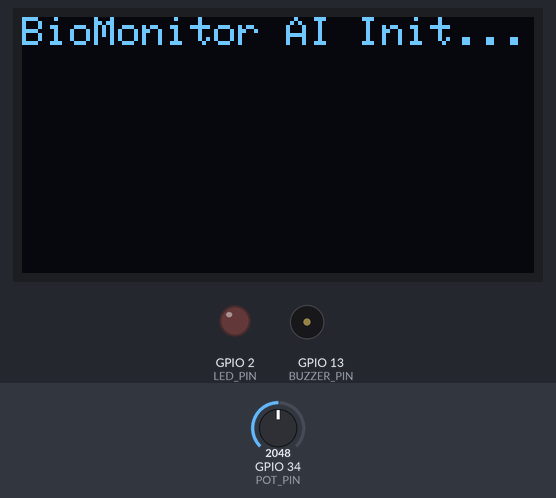
The program below on a simulated ESP32. Parts: 128×64 one-colour display, output pins drawn as LEDs (lit = HIGH), buzzer (waves = sounding). The inputs (shaded band) are chosen by the test bench; at power-on: GPIO 34 (POT_PIN) = 2048. WiFi joins after 1.5 s; servers stay silent unless stated; random numbers use the default seed unless the program sets one; web services answer with replies made up by the test bench; what the program prints to the serial monitor is not drawn.

Above: at 1.6 s.
At 3.7 s:
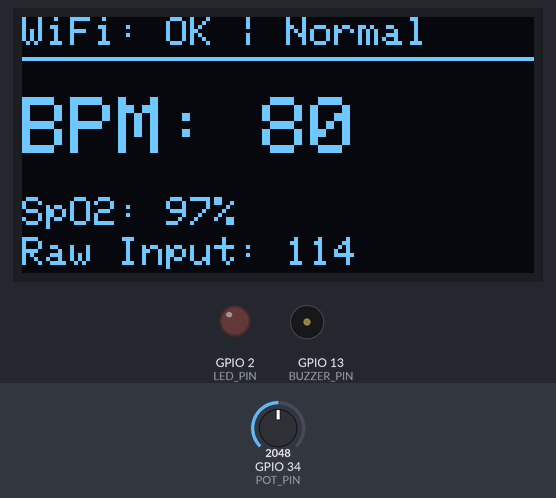
3.8 s: GPIO 34 (POT_PIN) set to 2648
At 4.05 s:
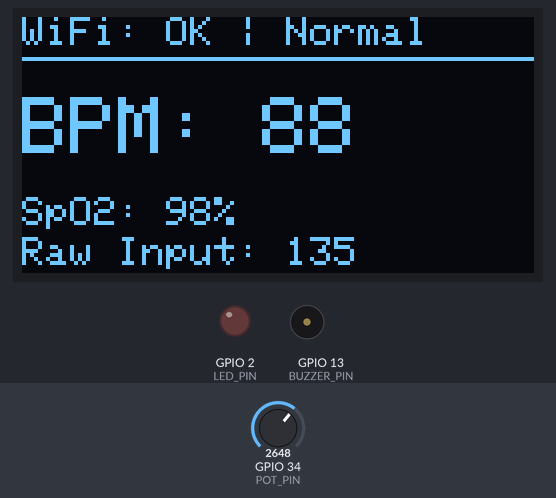
5.4 s: GPIO 34 (POT_PIN) set to 2762
At 6.79 s:
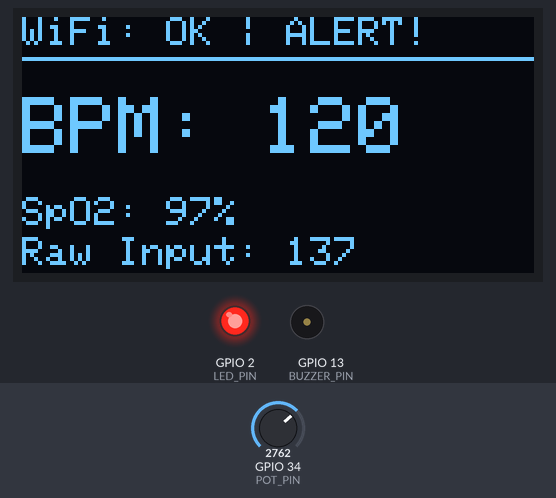
8.4 s: GPIO 34 (POT_PIN) set to 2866
At 15.25 s:
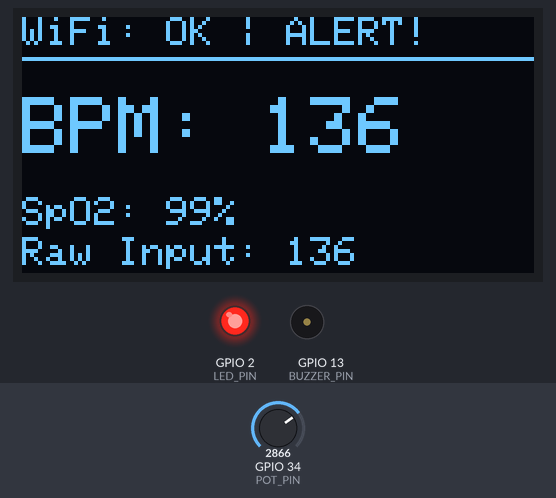
Timing chart, 0 to 15.9 s (numbered marks = the images above; inputs shaded):
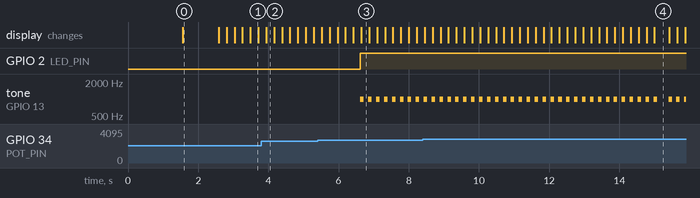

Measured:
- the behaviour switches between 2720 and 2721 on GPIO 34 (POT_PIN) (found by bisection; images 2 and 3)
- by itself, tone on GPIO 13 (BUZZER_PIN): plays 1000 Hz for 0.10 s, 1000 Hz for 0.10 s, 1000 Hz for 0.10 s, 1000 Hz for 0.10 s, 1000 Hz for 0.10 s, 1000 Hz for 0.10 s … (33 notes in this stretch)
- what the display in image 0 shows lasts 1.0 s, from 1.6 s to 2.6 s
- what the display in image 4 shows lasts 0.4 s, from 15.0 s to 15.4 s

The program:

main.cpp
```cpp
#include <Arduino.h>
#include <WiFi.h>
#include <HTTPClient.h>
#include <Wire.h>
#include <Adafruit_GFX.h>
#include <Adafruit_SSD1306.h>

const char* apiKey = "ISIRPZHOAVGD11FF";
const char* server = "http://api.thingspeak.com";
const char* ssid = "Wokwi-GUEST";
const char* password = "";

#define SCREEN_WIDTH 128
#define SCREEN_HEIGHT 64
Adafruit_SSD1306 display(SCREEN_WIDTH, SCREEN_HEIGHT, &Wire, -1);

#define POT_PIN 34
#define LED_PIN 2
#define BUZZER_PIN 13

float filteredBPM = 60.0;
float alpha = 0.1;

int rawBPM = 0;
int spo2 = 98;
int status = 0;

void setup_wifi();
void sendToThingSpeak();
void updateDisplay();
void checkAnomalies();

void setup() {
  Serial.begin(115200);
  setup_wifi();

  pinMode(LED_PIN, OUTPUT);
  pinMode(BUZZER_PIN, OUTPUT);

  if(!display.begin(SSD1306_SWITCHCAPVCC, 0x3C)) {
    Serial.println(F("SSD1306 failed"));
    for(;;);
  }
  display.clearDisplay();
  display.setTextColor(SSD1306_WHITE);
  display.println("BioMonitor AI Init...");
  display.display();
  delay(1000);
}

void loop() {
  int sensorVal = analogRead(POT_PIN);
  int baseBPM = map(sensorVal, 0, 4095, 40, 180);
  int noise = random(-5, 6);
  rawBPM = baseBPM + noise;


  filteredBPM = (alpha * rawBPM) + ((1.0 - alpha) * filteredBPM);

  if (filteredBPM > 140) spo2 = random(88, 94);
  else spo2 = random(96, 100);

  checkAnomalies();

  updateDisplay();

  static unsigned long timer = 0;
  if (millis() - timer > 15000) {
    timer = millis();
    sendToThingSpeak();
  }

  delay(200);
}

void checkAnomalies() {
  bool anomaly = false;

  if (filteredBPM > 120 || filteredBPM < 50) anomaly = true;

  if (spo2 < 90) anomaly = true;

  if (anomaly) {
    status = 2;
    digitalWrite(LED_PIN, HIGH);
    tone(BUZZER_PIN, 1000, 100);
  } else {
    status = 0;
    digitalWrite(LED_PIN, LOW);
  }
}

void updateDisplay() {
  display.clearDisplay();

  display.setTextSize(1);
  display.setCursor(0,0);
  display.print("WiFi: OK | ");
  if (status == 2) display.print("ALERT!");
  else display.print("Normal");

  display.drawLine(0, 10, 128, 10, SSD1306_WHITE);

  display.setTextSize(2);
  display.setCursor(0, 20);
  display.print("BPM: "); display.println((int)filteredBPM);

  display.setTextSize(1);
  display.setCursor(0, 45);
  display.print("SpO2: "); display.print(spo2); display.println("%");

  display.setCursor(0, 55);
  display.print("Raw Input: "); display.print(rawBPM);

  display.display();
}

void setup_wifi() {
  Serial.print("WiFi");
  WiFi.begin(ssid, password);
  while (WiFi.status() != WL_CONNECTED) {
    delay(500); Serial.print(".");
  }
  Serial.println(" OK");
}

void sendToThingSpeak() {
  if (WiFi.status() == WL_CONNECTED) {
    HTTPClient http;
    String url = String(server) + "/update?api_key=" + String(apiKey) +
                 "&field1=" + String((int)filteredBPM) +
                 "&field2=" + String(spo2) +
                 "&field3=" + String(status);
    http.begin(url);
    http.GET();
    http.end();
  }
}
```
